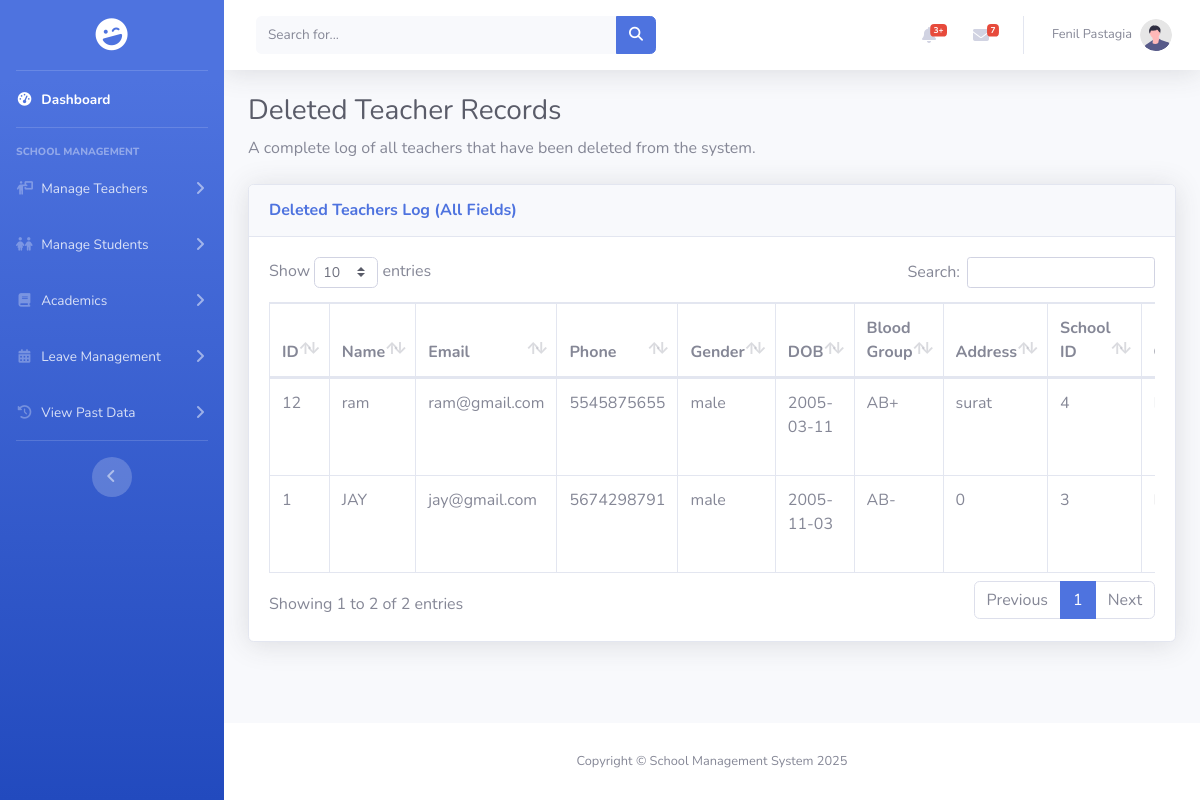
Before: /pages/past_record/past_teacher.php (signed in) with the older database file.
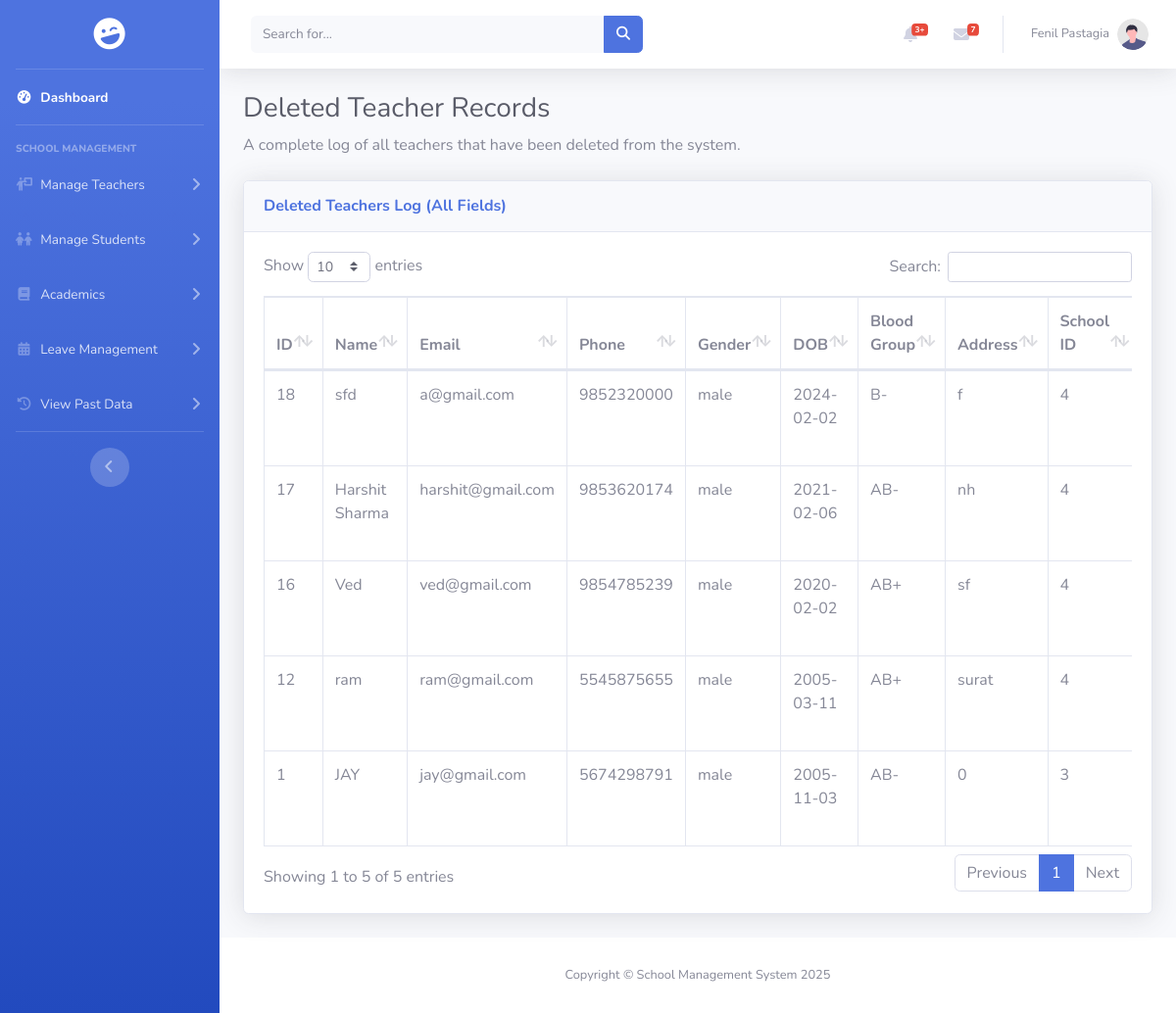
After: the same page with the newer database file.
### tables this page shows
CREATE TABLE `deleted_teachers` (
  `id` int(11) NOT NULL,
  `teacher_name` varchar(100) DEFAULT NULL,
  `email` varchar(100) DEFAULT NULL,
  `phone` varchar(15) DEFAULT NULL,
  `gender` enum('male','female','other') DEFAULT NULL,
  `dob` date DEFAULT NULL,
  `blood_group` enum('A+','A-','B+','B-','AB+','AB-','O+','O-') DEFAULT NULL,
  `address` text DEFAULT NULL,
  `school_id` int(11) DEFAULT NULL,
  `qualification` varchar(100) DEFAULT NULL,
  `subject` varchar(100) DEFAULT NULL,
  `language_known` varchar(100) DEFAULT NULL,
  `salary` decimal(10,2) DEFAULT NULL,
  `std` set('Nursery','Junior','Senior','1','2','3','4','5','6','7','8','9','10','11','12') DEFAULT NULL,
  `experience` varchar(50) DEFAULT NULL,
  `batch` enum('Morning','Evening') DEFAULT NULL,
  `class_teacher` tinyint(1) DEFAULT NULL,
  `class_teacher_std` varchar(10) DEFAULT NULL,
  `deleted_by_role` varchar(50) DEFAULT NULL,
  `deleted_at` timestamp NOT NULL DEFAULT current_timestamp()
);

### encryption.php (called while the page is built, shortened)
<?php
function decrypt_id($encrypted) {
    return openssl_decrypt($encrypted, ENCRYPTION_METHOD, ENCRYPTION_KEY, 0, ENCRYPTION_IV);
}
?>

### pages/past_record/past_teacher.php (the view, shortened to what this page needs)
<?php
include_once "../../includes/connect.php";
include_once "../../encryption.php";
$query = "SELECT dt.*, s.school_name
          FROM deleted_teachers dt
          LEFT JOIN school s ON dt.school_id = s.id
          ORDER BY dt.deleted_at DESC";
$result = mysqli_query($conn, $query);
?>
<!DOCTYPE html>
<html lang="en">
<head>
    <link href="../../assets/vendor/fontawesome-free/css/all.min.css" rel="stylesheet" type="text/css">
    <link href="../../assets/css/sb-admin-2.min.css" rel="stylesheet">
    <link rel="stylesheet" href="https://cdnjs.cloudflare.com/ajax/libs/font-awesome/6.5.2/css/all.min.css" />
    <link href="../../assets/vendor/datatables/dataTables.bootstrap4.min.css" rel="stylesheet">
</head>
<body id="page-top">
    <div id="wrapper">
        <?php include_once '../../includes/sidebar.php'; ?>
        <div id="content-wrapper" class="d-flex flex-column">
            <div id="content">
                <?php include_once '../../includes/header.php'; ?>
                <div class="container-fluid">
                    <h1 class="h3 mb-2 text-gray-800">Deleted Teacher Records</h1>
                    <p class="mb-4">A complete log of all teachers that have been deleted from the system.</p>
                    <div class="card shadow mb-4">
                        <div class="card-header py-3">
                            <h6 class="m-0 font-weight-bold text-primary">Deleted Teachers Log (All Fields)</h6>
                        </div>
                        <div class="card-body">
                            <div class="table-responsive">
                                <table class="table table-bordered" id="dataTable" width="100%" cellspacing="0">
                                    <thead>
                                        <tr>
                                            <th>ID</th>
                                            <th>Name</th>
                                            <th>Email</th>
                                            <th>Phone</th>
                                            <th>Gender</th>
                                            <th>DOB</th>
                                            <th>Blood Group</th>
                                            <th>Address</th>
                                            <th>School ID</th>
                                            <th>Qualification</th>
                                        </tr>
                                    </thead>
                                    <tbody>
                                        <?php
                                        if ($result && mysqli_num_rows($result) > 0) {
                                            while ($row = mysqli_fetch_assoc($result)) {
                                                echo "<tr>";
                                                echo "<td>" . htmlspecialchars($row['id']) . "</td>";
                                                echo "<td>" . htmlspecialchars($row['teacher_name'] ?? 'N/A') . "</td>";
                                                echo "<td>" . htmlspecialchars($row['email'] ?? 'N/A') . "</td>";
                                                echo "<td>" . htmlspecialchars($row['phone'] ?? 'N/A') . "</td>";
                                                echo "<td>" . htmlspecialchars($row['gender'] ?? 'N/A') . "</td>";
                                                echo "<td>" . htmlspecialchars($row['dob'] ?? 'N/A') . "</td>";
                                                echo "<td>" . htmlspecialchars($row['blood_group'] ?? 'N/A') . "</td>";
                                                echo "<td>" . htmlspecialchars($row['address'] ?? 'N/A') . "</td>";
                                                echo "<td>" . htmlspecialchars($row['school_id'] ?? 'N/A') . "</td>";
                                                echo "<td>" . htmlspecialchars($row['qualification'] ?? 'N/A') . "</td>";
                                                echo "</tr>";
                                            }
                                        } else {
                                            echo "<tr><td colspan='19' class='text-center'>No deleted teachers found</td></tr>";
                                        }
                                        ?>
                                    </tbody>
                                </table>
                            </div>
                        </div>
                    </div>
                </div>
            </div>
            <?php include '../../includes/footer.php'; ?>
        </div>
    </div>
</body>
</html>

### includes/sidebar.php (shortened to what this page needs)
<?php
$role = null;
if (isset($_COOKIE['encrypted_user_role'])) {
    $role = decrypt_id($_COOKIE['encrypted_user_role']);
}
?>
<ul class="navbar-nav bg-gradient-primary sidebar sidebar-dark accordion" id="accordionSidebar">
    <a class="sidebar-brand d-flex align-items-center justify-content-center" href="<?php echo BASE_WEB_PATH; ?>dashboard.php">
        <div class="sidebar-brand-icon rotate-n-15">
            <i class="fas fa-laugh-wink"></i>
        </div>
    </a>
    <hr class="sidebar-divider my-0">
    <li class="nav-item active">
        <a class="nav-link" href="<?php echo BASE_WEB_PATH; ?>dashboard.php">
            <i class="fas fa-fw fa-tachometer-alt"></i>
            <span>Dashboard</span></a>
    </li>
    <hr class="sidebar-divider">
    <?php
    switch ($role) {
    ?>
        <?php
        case 'schooladmin':
        ?>
            <div class="sidebar-heading">School Management</div>
            <li class="nav-item">
                <a class="nav-link collapsed" href="#" data-toggle="collapse" data-target="#collapseTeacher">
                    <i class="fas fa-fw fa-person-chalkboard"></i>
                    <span>Manage Teachers</span>
                </a>
            </li>
            <li class="nav-item">
                <a class="nav-link collapsed" href="#" data-toggle="collapse" data-target="#collapseStudent">
                    <i class="fas fa-fw fa-children"></i>
                    <span>Manage Students</span>
                </a>
            </li>
            <li class="nav-item">
                <a class="nav-link collapsed" href="#" data-toggle="collapse" data-target="#collapseAcademics">
                    <i class="fas fa-fw fa-book"></i>
                    <span>Academics</span>
                </a>
            </li>
            <li class="nav-item">
                <a class="nav-link collapsed" href="#" data-toggle="collapse" data-target="#collapseLeaveManagement">
                    <i class="fas fa-fw fa-calendar-alt"></i>
                    <span>Leave Management</span>
                </a>
            </li>
             <li class="nav-item">
                <a class="nav-link collapsed" href="#" data-toggle="collapse" data-target="#collapsePastData">
                    <i class="fas fa-fw fa-history"></i>
                    <span>View Past Data</span>
                </a>
            </li>
        <?php
            break;
    ?>
    <?php
    }
    ?>
    <hr class="sidebar-divider d-none d-md-block">
    <div class="text-center d-none d-md-inline">
        <button class="rounded-circle border-0" id="sidebarToggle"></button>
    </div>
</ul>

### includes/header.php (shortened to what this page needs)
<?php
include_once $_SERVER['DOCUMENT_ROOT'] . '/BMC-SMS/encryption.php';
$userName = 'Guest';
$userProfileImage = BASE_WEB_PATH . 'assets/images/undraw_profile.svg';
$isLoggedIn = false;
if (isset($_COOKIE['encrypted_user_role'])) {
    $isLoggedIn = true;
    $user_role = decrypt_id($_COOKIE['encrypted_user_role']);
    if ($user_role === 'bmc') {
        $userName = 'BMC Admin';
    } else {
        if (isset($_COOKIE['encrypted_user_name'])) {
            $userName = decrypt_id($_COOKIE['encrypted_user_name']);
        }
    }
}
?>
<nav class="navbar navbar-expand navbar-light bg-white topbar mb-4 static-top shadow">
    <form class="d-none d-sm-inline-block form-inline mr-auto ml-md-3 my-2 my-md-0 mw-100 navbar-search">
        <div class="input-group">
            <input type="text" class="form-control bg-light border-0 small" placeholder="Search for..."
                aria-label="Search" aria-describedby="basic-addon2">
            <div class="input-group-append">
                <button class="btn btn-primary" type="button">
                    <i class="fas fa-search fa-sm"></i>
                </button>
            </div>
        </div>
    </form>
    <ul class="navbar-nav ml-auto">
        <li class="nav-item dropdown no-arrow mx-1">
            <a class="nav-link dropdown-toggle" href="#" id="alertsDropdown" role="button" data-toggle="dropdown"
                aria-haspopup="true" aria-expanded="false">
                <i class="fas fa-bell fa-fw"></i>
                <span class="badge badge-danger badge-counter">3+</span>
            </a>
        </li>
        <li class="nav-item dropdown no-arrow mx-1">
            <a class="nav-link dropdown-toggle" href="#" id="messagesDropdown" role="button" data-toggle="dropdown"
                aria-haspopup="true" aria-expanded="false">
                <i class="fas fa-envelope fa-fw"></i>
                <span class="badge badge-danger badge-counter">7</span>
            </a>
        </li>
        <?php if ($isLoggedIn): ?>
        <li class="nav-item dropdown no-arrow">
            <a class="nav-link dropdown-toggle" href="#" id="userDropdown" role="button" data-toggle="dropdown"
                aria-haspopup="true" aria-expanded="false">
                <span class="mr-2 d-none d-lg-inline text-gray-600 small"><?php echo htmlspecialchars($userName); ?></span>
                <img class="img-profile rounded-circle"
                     src="<?php echo htmlspecialchars($userProfileImage); ?>"
                     onerror="this.src='<?php echo BASE_WEB_PATH; ?>assets/images/undraw_profile.svg';"
                     alt="Profile"
                     style="width: 32px; height: 32px; object-fit: cover;">
            </a>
        </li>
        <?php endif; ?>
    </ul>
</nav>

### includes/footer.php
<footer class="sticky-footer bg-white">
    <div class="container my-auto">
        <div class="copyright text-center my-auto">
            <span>Copyright &copy; School Management System 2025</span>
        </div>
    </div>
</footer>

Changed rows visible on the page:
added deleted_teachers: id "18", teacher_name "sfd", email "a@gmail.com", phone "9852320000", gender "male", dob "2024-02-02", blood_group "B-", address "f", school "4"
added deleted_teachers: id "17", teacher_name "Harshit Sharma", email "harshit@gmail.com", phone "9853620174", gender "male", dob "2021-02-06", blood_group "AB-", address "nh", school "4"
added deleted_teachers: id "16", teacher_name "Ved", email "ved@gmail.com", phone "9854785239", gender "male", dob "2020-02-02", blood_group "AB+", address "sf", school "4"
Other visible differences:
text written by a page script: "Show entries Search: Showing 1 to 2 of 2 entries Previous 1 Next" → "Show entries Search: Showing 1 to 5 of 5 entries Previous 1 Next"
